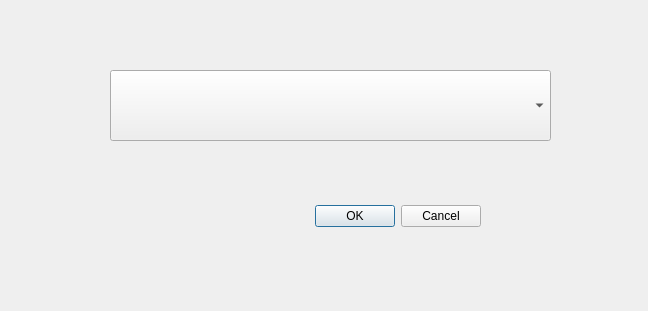
<?xml version="1.0" encoding="UTF-8"?>
<ui version="4.0">
 <class>selectAccountDialog</class>
 <widget class="QDialog" name="selectAccountDialog">
  <property name="geometry">
   <rect>
    <x>0</x>
    <y>0</y>
    <width>648</width>
    <height>311</height>
   </rect>
  </property>
  <property name="windowTitle">
   <string>Select Account</string>
  </property>
  <widget class="QDialogButtonBox" name="buttonBox">
   <property name="geometry">
    <rect>
     <x>-140</x>
     <y>200</y>
     <width>621</width>
     <height>32</height>
    </rect>
   </property>
   <property name="orientation">
    <enum>Qt::Horizontal</enum>
   </property>
   <property name="standardButtons">
    <set>QDialogButtonBox::Cancel|QDialogButtonBox::Ok</set>
   </property>
  </widget>
  <widget class="QComboBox" name="select_account">
   <property name="geometry">
    <rect>
     <x>110</x>
     <y>70</y>
     <width>441</width>
     <height>71</height>
    </rect>
   </property>
  </widget>
 </widget>
 <resources/>
 <connections>
  <connection>
   <sender>buttonBox</sender>
   <signal>accepted()</signal>
   <receiver>selectAccountDialog</receiver>
   <slot>accept()</slot>
   <hints>
    <hint type="sourcelabel">
     <x>248</x>
     <y>254</y>
    </hint>
    <hint type="destinationlabel">
     <x>157</x>
     <y>274</y>
    </hint>
   </hints>
  </connection>
  <connection>
   <sender>buttonBox</sender>
   <signal>rejected()</signal>
   <receiver>selectAccountDialog</receiver>
   <slot>reject()</slot>
   <hints>
    <hint type="sourcelabel">
     <x>316</x>
     <y>260</y>
    </hint>
    <hint type="destinationlabel">
     <x>286</x>
     <y>274</y>
    </hint>
   </hints>
  </connection>
 </connections>
</ui>
